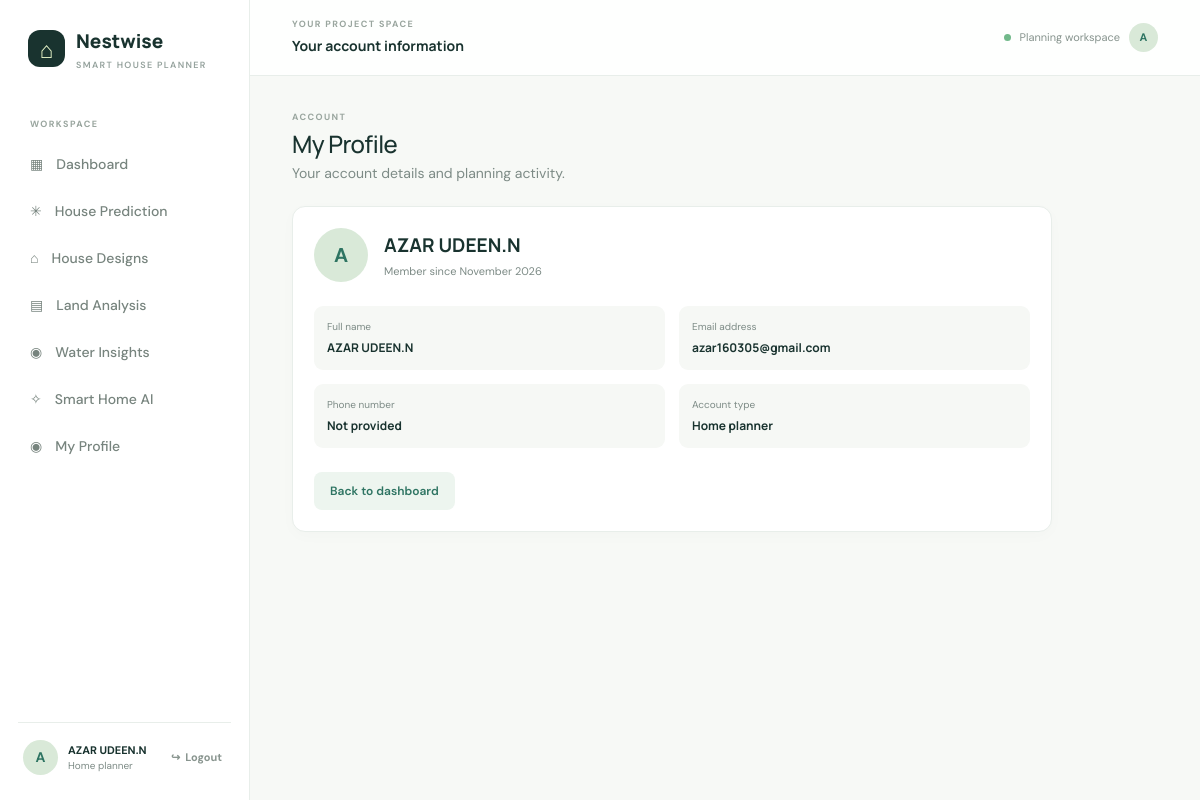
Screenshot of /profile (signed in) with the database file from the repository.
### app.py (models this page shows)
class User(db.Model):
    __tablename__ = "users"
    id = db.Column(db.Integer, primary_key=True)
    name = db.Column(db.String(100), nullable=False)
    full_name = db.Column(db.String(150), nullable=True)
    email = db.Column(db.String(160), unique=True, nullable=False, index=True)
    phone = db.Column(db.String(25), nullable=True)
    password_hash = db.Column(db.String(255), nullable=False)
    is_admin = db.Column(db.Boolean, default=False, nullable=False)
    created_at = db.Column(db.DateTime, default=datetime.utcnow)
    @property
    def display_name(self):
        return self.full_name or self.name

### app.py (the view)
@app.route("/profile")
@login_required
def profile():
    return render_template("profile.html", user=current_user())

### app.py (called while the page is built)
def login_required(fn):
    @wraps(fn)
    def wrapped(*args, **kwargs):
        if not session.get("user_id"):
            flash("Please sign in to continue.", "info")
            return redirect(url_for("login"))
        return fn(*args, **kwargs)
    return wrapped

def current_user():
    uid = session.get("user_id")
    return db.session.get(User, uid) if uid else None

@app.before_request
def ensure_schema_and_disable_page_cache():
    if not app.extensions.get("auth_schema_ready"):
        upgrade_auth_schema()
        app.extensions["auth_schema_ready"] = True

@app.after_request
def disable_authenticated_page_cache(response):
    response.headers["Cache-Control"] = "no-store, no-cache, must-revalidate, private"
    response.headers["Pragma"] = "no-cache"
    response.headers["Expires"] = "0"
    return response

@app.context_processor
def inject_user():
    return {"current_user": current_user(), "money": lambda n: f"₹{n:,.0f}"}

### templates/profile.html
{% extends 'base.html' %}{% block title %}My Profile{% endblock %}{% block heading %}Your account information{% endblock %}{% block content %}<div class="section-head"><div><div class="eyebrow">ACCOUNT</div><h1>My Profile</h1><p>Your account details and planning activity.</p></div></div><section class="panel profile-card"><div class="d-flex align-items-center gap-3 mb-4"><div class="avatar profile-avatar">{{ user.display_name[:1]|upper }}</div><div><h2 class="mb-1">{{ user.display_name }}</h2><div class="panel-sub">Member since {{ user.created_at.strftime('%B %Y') if user.created_at else '—' }}</div></div></div><div class="profile-details"><div><span>Full name</span><strong>{{ user.display_name }}</strong></div><div><span>Email address</span><strong>{{ user.email }}</strong></div><div><span>Phone number</span><strong>{{ user.phone or 'Not provided' }}</strong></div><div><span>Account type</span><strong>{{ 'Administrator' if user.is_admin else 'Home planner' }}</strong></div></div><a class="btn btn-soft mt-4" href="{{ url_for('dashboard') }}">Back to dashboard</a></section>{% endblock %}

### templates/base.html (shortened to what this page needs)
<!doctype html><html lang="en"><head><link href="https://cdn.jsdelivr.net/npm/bootstrap@5.3.3/dist/css/bootstrap.min.css" rel="stylesheet"><link href="{{ url_for('static',filename='style.css') }}" rel="stylesheet"></head><body>
{% if current_user %}<aside class="sidebar"><a href="{{ url_for('dashboard') }}" class="brand"><span class="brand-icon">⌂</span><span>Nestwise<small>SMART HOUSE PLANNER</small></span></a><div class="nav-caption">WORKSPACE</div><a class="side-link" href="{{ url_for('dashboard') }}">▦ <span>Dashboard</span></a><a class="side-link" href="{{ url_for('prediction') }}">✳ <span>House Prediction</span></a><a class="side-link" href="{{ url_for('houses') }}">⌂ <span>House Designs</span></a><a class="side-link" href="{{ url_for('land') }}">▤ <span>Land Analysis</span></a><a class="side-link" href="{{ url_for('water') }}">◉ <span>Water Insights</span></a><a class="side-link" href="{{ url_for('assistant') }}">✧ <span>Smart Home AI</span></a><a class="side-link" href="{{ url_for('profile') }}">◉ <span>My Profile</span></a>{% if current_user.is_admin %}<div class="nav-caption mt-4">MANAGEMENT</div><a class="side-link" href="{{ url_for('admin') }}">⚙ <span>Admin console</span></a>{% endif %}<div class="sidebar-bottom"><div class="avatar">{{ current_user.display_name[:1]|upper }}</div><div class="profile-label"><b>{{ current_user.display_name }}</b><small>{{ 'Administrator' if current_user.is_admin else 'Home planner' }}</small></div><form method="post" action="{{ url_for('logout') }}"><button class="logout logout-button" type="submit" aria-label="Logout" title="Logout">↪ <span>Logout</span></button></form></div></aside>{% endif %}<main class="{% if current_user %}main-app{% else %}main-public{% endif %}">
{% if current_user %}<header class="topbar"><div><div class="eyebrow">YOUR PROJECT SPACE</div><strong>{% block heading %}{% endblock %}</strong></div><div class="topbar-right"><span class="status-dot"></span><span>Planning workspace</span><span class="avatar avatar-sm">{{ current_user.display_name[:1]|upper }}</span></div></header>{% endif %}<div class="content-wrap">{% block content %}{% endblock %}</div></main></body></html>

### static/style.css (style rules this page uses)
:root { --ink:#19332f;--muted:#7d8b86;--line:#e8eeea;--paper:#f7f9f6;--green:#2e7462;--lime:#d9efaa;--soft:#edf5ef }
* { box-sizing:border-box }
body { margin:0;background:var(--paper);color:var(--ink);font-family:'DM Sans',sans-serif;font-size:14px }
h1,h2,h3,h4,strong,.brand { font-family:Manrope,sans-serif }
.sidebar { width:250px;position:fixed;inset:0 auto 0 0;background:#fff;border-right:1px solid var(--line);padding:25px 18px;display:flex;flex-direction:column;z-index:10 }
.brand { display:flex;gap:11px;align-items:center;color:var(--ink);font-size:19px;font-weight:800;text-decoration:none;margin:2px 10px 47px }
.brand small { display:block;font:600 9px 'DM Sans';letter-spacing:1.35px;color:#95a29d;margin-top:3px }
.brand-icon { display:grid;place-items:center;background:var(--ink);color:#e9f7cb;width:37px;height:37px;border-radius:12px;font-size:23px }
.nav-caption,.eyebrow { font-size:9px;letter-spacing:1.4px;font-weight:700;color:#9aa69f }
.nav-caption { padding:0 12px 10px }
.side-link { padding:11px 12px;color:#77847e;text-decoration:none;border-radius:9px;display:flex;gap:13px;align-items:center;font-weight:500;margin:2px 0 }
.sidebar-bottom { margin-top:auto;border-top:1px solid var(--line);padding:17px 5px 0;display:flex;align-items:center;gap:10px }
.avatar { background:#d9e9d8;color:var(--green);font-weight:700;width:35px;height:35px;display:grid;place-items:center;border-radius:50% }
.avatar-sm { width:29px;height:29px }
.profile-label { display:grid;flex:1;font-size:11px }
.profile-label small { color:var(--muted);font-size:10px }
.logout { color:#89958f;text-decoration:none }
.main-app { margin-left:250px;min-height:100vh }
.topbar { height:76px;background:rgba(255,255,255,.94);border-bottom:1px solid var(--line);display:flex;align-items:center;justify-content:space-between;padding:0 42px }
.topbar .eyebrow { margin-bottom:4px }
.topbar strong { font-size:14px }
.topbar-right { display:flex;align-items:center;gap:9px;color:#86938d;font-size:11px }
.status-dot { width:7px;height:7px;background:#71b98a;border-radius:50% }
.content-wrap { padding:35px 42px;max-width:1440px;margin:auto }
.btn-soft { background:#edf5ef;color:var(--green);border:0 }
.btn { border-radius:8px;padding:10px 16px;font-weight:600;font-size:12px }
.section-head { display:flex;justify-content:space-between;align-items:end;margin-bottom:22px }
.section-head h1,.section-head h2 { font-size:24px;letter-spacing:-.6px;margin:5px 0 }
.section-head p { margin:0;color:var(--muted) }
.card-clean,.metric-card,.panel { border:1px solid var(--line);border-radius:13px;background:#fff;box-shadow:0 4px 16px #233c2a05 }
.panel { padding:21px }
.panel-sub { color:var(--muted);font-size:11px;margin-top:5px }
.logout-button { background:none;border:0;padding:0 4px;font-size:19px;cursor:pointer }
.sidebar-bottom form { margin:0 }
.profile-card { max-width:760px }
.profile-avatar { width:54px;height:54px;font-size:20px }
.profile-card h2 { font:700 19px Manrope }
.profile-details { display:grid;grid-template-columns:1fr 1fr;gap:14px }
.profile-details>div { display:grid;gap:5px;padding:13px;background:#f6f8f5;border-radius:9px }
.profile-details span { font-size:10px;color:var(--muted) }
.profile-details strong { font-size:12px;overflow-wrap:anywhere }
.sidebar-bottom form .logout { cursor:pointer }
.logout-button { display:flex;align-items:center;gap:5px;font-size:11px;font-weight:700;white-space:nowrap }

### rows the page displays
User: full_name "A", display_name "AZAR UDEEN.N", is_admin "Home planner", created_at "November 2026", email "azar160305@gmail.com", phone "Not provided"
